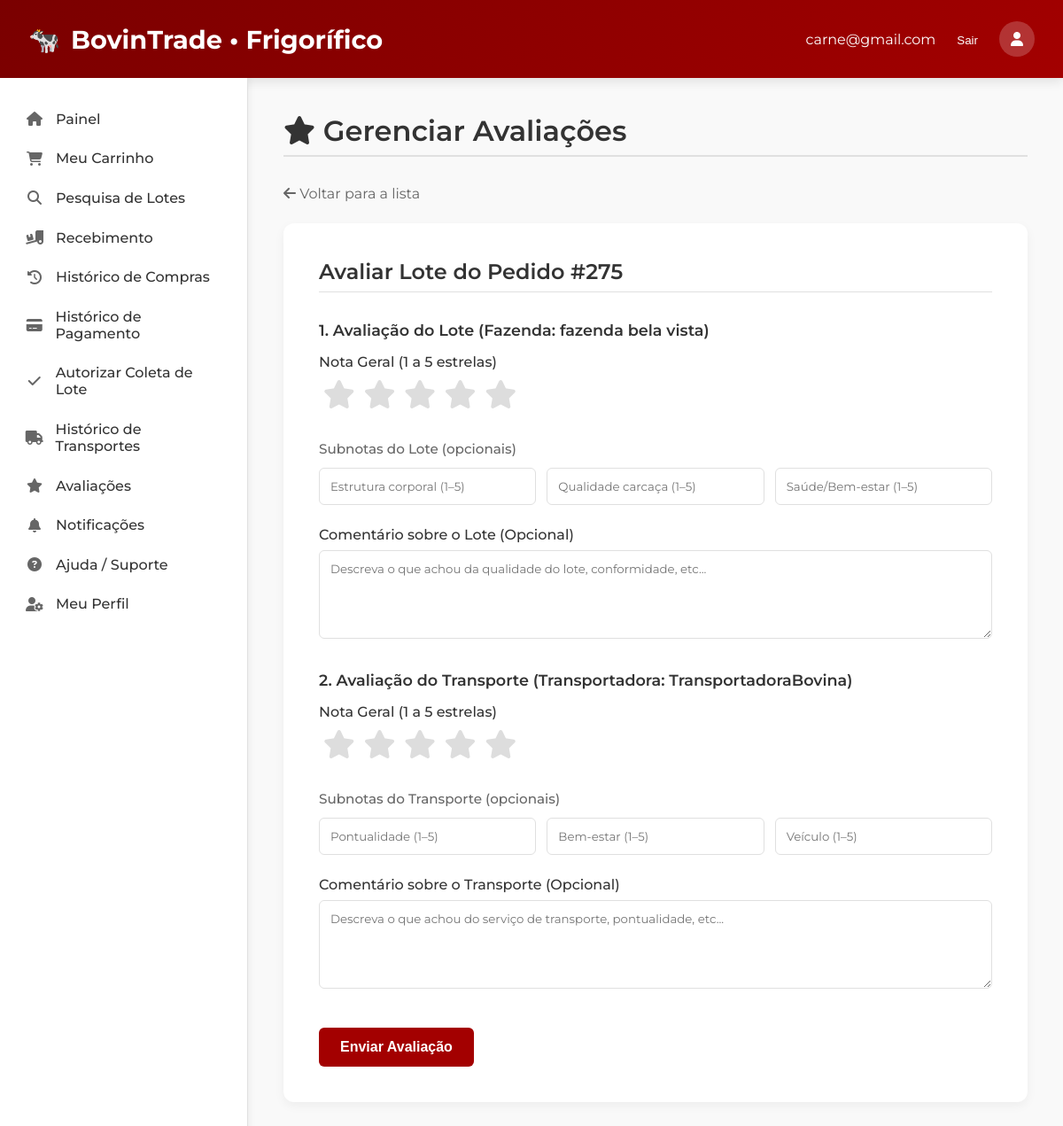
Screenshot of /12-avaliacoes.php?avaliar_item_id=276 (signed in) with the database file from the repository.
### tables this page shows
CREATE TABLE `pedido_itens` (
  `id` bigint(20) UNSIGNED NOT NULL,
  `pedido_id` bigint(20) UNSIGNED NOT NULL,
  `lote_id` bigint(20) UNSIGNED NOT NULL,
  `fazenda_id` bigint(20) UNSIGNED NOT NULL,
  `codigo_lote` varchar(32) NOT NULL,
  `quantidade_cabecas` int(10) UNSIGNED NOT NULL,
  `preco_unitario_cab` decimal(12,2) NOT NULL,
  `valor_total` decimal(12,2) NOT NULL,
  `status` enum('RESERVADO','CONFIRMADO','CANCELADO') NOT NULL DEFAULT 'RESERVADO',
  `created_at` timestamp NOT NULL DEFAULT current_timestamp(),
  `updated_at` timestamp NOT NULL DEFAULT current_timestamp() ON UPDATE current_timestamp()
);

CREATE TABLE `pedidos` (
  `id` bigint(20) UNSIGNED NOT NULL,
  `frigorifico_id` bigint(20) UNSIGNED NOT NULL,
  `status` enum('CRIADO','AGUARDANDO_PAGAMENTO','PAGO','CANCELADO') NOT NULL DEFAULT 'CRIADO',
  `total_itens` decimal(12,2) NOT NULL DEFAULT 0.00,
  `desconto` decimal(12,2) NOT NULL DEFAULT 0.00,
  `frete` decimal(12,2) NOT NULL DEFAULT 0.00,
  `total_pedido` decimal(12,2) NOT NULL DEFAULT 0.00,
  `nf_url` varchar(500) DEFAULT NULL,
  `created_at` timestamp NOT NULL DEFAULT current_timestamp(),
  `updated_at` timestamp NOT NULL DEFAULT current_timestamp() ON UPDATE current_timestamp(),
  `pago_em` datetime DEFAULT NULL,
  `cancelado_em` datetime DEFAULT NULL,
  `status_transporte` varchar(50) DEFAULT 'pendente'
);

CREATE TABLE `usuarios` (
  `id` bigint(20) UNSIGNED NOT NULL,
  `tipo_usuario` enum('FAZENDA','FRIGORIFICO','TRANSPORTADORA') NOT NULL,
  `nome_razao` varchar(255) NOT NULL,
  `email` varchar(255) NOT NULL,
  `telefone` varchar(30) NOT NULL,
  `senha_hash` varchar(255) DEFAULT NULL,
  `cnpj` char(14) DEFAULT NULL,
  `cpf` char(11) DEFAULT NULL,
  `cep` varchar(20) NOT NULL,
  `cidade` varchar(120) NOT NULL,
  `estado` char(2) NOT NULL,
  `bairro` varchar(120) DEFAULT NULL,
  `rua` varchar(255) DEFAULT NULL,
  `numero` varchar(30) DEFAULT NULL,
  `complemento` varchar(255) DEFAULT NULL,
  `latitude` decimal(9,6) DEFAULT NULL,
  `longitude` decimal(9,6) DEFAULT NULL,
  `created_at` timestamp NOT NULL DEFAULT current_timestamp(),
  `updated_at` timestamp NOT NULL DEFAULT current_timestamp() ON UPDATE current_timestamp()
);

### 12-avaliacoes.php (the view, shortened to what this page needs)
<?php
require 'conexao.php';
$u = $_SESSION['usuario'];
$email            = htmlspecialchars($u['email'] ?? '');
$frigorifico_id   = (int)$u['id'];
$modo_avaliacao = false;
$pedido_para_avaliar = null;
try {
    if (isset($_GET['avaliar_item_id'])) {
        $modo_avaliacao = true;
        $pedido_item_id_avaliar = (int)$_GET['avaliar_item_id'];
        $sql = "SELECT
                    p.id AS pedido_id,
                    pi.id AS pedido_item_id,
                    faz.nome_razao AS fazenda_nome,
                    trans.nome_razao AS transportadora_nome
                FROM pedido_itens pi
                JOIN pedidos p ON pi.pedido_id = p.id
                JOIN usuarios faz ON pi.fazenda_id = faz.id
                JOIN transportes t ON t.pedido_id = p.id
                JOIN usuarios trans ON t.transportadora_id = trans.id
                WHERE pi.id = ?
                  AND p.frigorifico_id = ?
                  AND t.status = 'ENTREGUE'";
        $stmt = $conn->prepare($sql);
        $stmt->bind_param('ii', $pedido_item_id_avaliar, $frigorifico_id);
        $stmt->execute();
        $result = $stmt->get_result();
        $pedido_para_avaliar = $result->fetch_assoc();
    }
} catch (Exception $e) {
    if ($conn && $conn->ping()) { $conn->rollback(); }
    if (strpos($e->getMessage(), 'Duplicate entry') !== false) {
        if (strpos($e->getMessage(), 'avaliacoes_lote') !== false) {
            $mensagem_erro = "Erro: Este lote já foi avaliado.";
        } else {
            $mensagem_erro = "Erro: Este item já foi avaliado.";
        }
    } else {
        if (strpos($e->getMessage(), "Unknown column 'al.created_at'") !== false) {
            $mensagem_erro = "Erro de Banco de Dados: A coluna created_at não foi encontrada em avaliacoes_lote. Por favor, execute o comando SQL: ALTER TABLE avaliacoes_lote ADD COLUMN created_at TIMESTAMP NOT NULL DEFAULT CURRENT_TIMESTAMP;";
        } else {
            $mensagem_erro = "Erro de Banco de Dados: " . $e->getMessage();
        }
    }
}
?>
<!DOCTYPE html>
<html lang="pt-br">
<head>
    <link rel="stylesheet" href="https://cdnjs.cloudflare.com/ajax/libs/font-awesome/6.4.0/css/all.min.css">
</head>
<body>
<header>
  <div class="logo">
    🐄
    <span>BovinTrade • Frigorífico</span>
  </div>
  <div class="user-menu">
    <span><?php echo $email; ?></span>
    <form action="logout.php" method="post" style="display:inline;">
      <button type="submit" style="background:none; border:none; color:white; cursor:pointer;">Sair</button>
    </form>
    <div class="user-avatar"><i class="fas fa-user"></i></div>
  </div>
</header>
<div class="container">
  <aside class="sidebar">
   <ul class="sidebar-menu">
  <a href="07-painel-frigorifico.php"
     class="menu-item <?= $current_page === '07-painel-frigorifico.php' ? 'active' : '' ?>">
     <i class="fas fa-home"></i><span>Painel</span>
  </a>
  <a href="meu-carrinho.php"
     class="menu-item <?= $current_page === 'meu-carrinho.php' ? 'active' : '' ?>">
     <i class="fas fa-shopping-cart"></i><span>Meu Carrinho</span>
  </a>
  <a href="pesquisa-lotes.php"
     class="menu-item <?= $current_page === 'pesquisa-lotes.php' ? 'active' : '' ?>">
     <i class="fas fa-search"></i><span>Pesquisa de Lotes</span>
  </a>
  <a href="09-recebimento-lotes.php"
     class="menu-item <?= $current_page === '09-recebimento-lotes.php' ? 'active' : '' ?>">
     <i class="fas fa-truck-loading"></i><span>Recebimento</span>
  </a>
  <a href="10-historico-compras.php"
     class="menu-item <?= $current_page === '10-historico-compras.php' ? 'active' : '' ?>">
     <i class="fas fa-history"></i><span>Histórico de Compras</span>
  </a>
  <a href="11-historico-pagamentos.php"
     class="menu-item <?= $current_page === '11-historico-pagamentos.php' ? 'active' : '' ?>">
     <i class="fas fa-credit-card"></i><span>Histórico de Pagamento</span>
  </a>
 <a href="autorizar-coleta-frig.php"
     class="menu-item <?= $current_page === 'autorizar-coleta-frig.php' ? 'active' : '' ?>">
     <i class="fas fa-check"></i><span>Autorizar Coleta de Lote</span>
  </a>
  <a href="historico-transporte-frig.php"
     class="menu-item <?= $current_page === 'historico-transporte-frig.php' ? 'active' : '' ?>">
     <i class="fas fa-truck"></i><span>Histórico de Transportes</span>
  </a>
  <a href="12-avaliacoes.php"
     class="menu-item <?= $current_page === '12-avaliacoes.php' ? 'active' : '' ?>">
     <i class="fas fa-star"></i><span>Avaliações</span>
  </a>
  <a href="notificacoes-frigorifico.php"
     class="menu-item <?= $current_page === 'notificacoes-frigorifico.php' ? 'active' : '' ?>">
     <i class="fas fa-bell"></i><span>Notificações</span>
  </a>
  <a href="17-ajuda.php"
     class="menu-item <?= $current_page === '17-ajuda.php' ? 'active' : '' ?>">
     <i class="fas fa-question-circle"></i><span>Ajuda / Suporte</span>
  </a>
  <a href="meu-perfil-frigorifico.php"
     class="menu-item <?= $current_page === 'meu-perfil-frigorifico.php' ? 'active' : '' ?>">
     <i class="fas fa-user-cog"></i><span>Meu Perfil</span>
  </a>
</ul>
  </aside>
    <main class="main">
<h1 class="page-title"><i class="fas fa-star"></i> Gerenciar Avaliações</h1>
        <?php if ($modo_avaliacao && $pedido_para_avaliar): ?>
                        <a href="12-avaliacoes.php" class="btn-voltar"><i class="fas fa-arrow-left"></i> Voltar para a lista</a>
            <div class="card">
                <form class="form-avaliacao" action="12-avaliacoes.php" method="POST">
                    <h2>Avaliar Lote do Pedido #<?php echo htmlspecialchars($pedido_para_avaliar['pedido_id']); ?></h2>
                                    <h3>1. Avaliação do Lote (Fazenda: <?php echo htmlspecialchars($pedido_para_avaliar['fazenda_nome']); ?>)</h3>
                    <div class="form-group">
                        <label for="nota_lote">Nota Geral (1 a 5 estrelas)</label>
                        <div class="rating-stars">
                                <input type="radio" id="lote-star5" name="nota_lote" value="5" required><label for="lote-star5" title="5 estrelas"><i class="fas fa-star"></i></label>
                                <input type="radio" id="lote-star4" name="nota_lote" value="4"><label for="lote-star4" title="4 estrelas"><i class="fas fa-star"></i></label>
                                <input type="radio" id="lote-star3" name="nota_lote" value="3"><label for="lote-star3" title="3 estrelas"><i class="fas fa-star"></i></label>
                                <input type="radio" id="lote-star2" name="nota_lote" value="2"><label for="lote-star2" title="2 estrelas"><i class="fas fa-star"></i></label>
                                <input type="radio" id="lote-star1" name="nota_lote" value="1"><label for="lote-star1" title="1 estrela"><i class="fas fa-star"></i></label>
                        </div>
                        <div class="label">Subnotas do Lote (opcionais)</div>
                        <div class="subgrid">
                                <input type="number" min="1" max="5" name="metricas[estrutura_corporal]" placeholder="Estrutura corporal (1–5)">
                                <input type="number" min="1" max="5" name="metricas[qualidade_carcaca]"  placeholder="Qualidade carcaça (1–5)">
                                <input type="number" min="1" max="5" name="metricas[saude_bem_estar]"     placeholder="Saúde/Bem-estar (1–5)">
                        </div>
                    </div>
                    <div class="form-group">
                        <label for="comentario_lote">Comentário sobre o Lote (Opcional)</label>
                        <textarea id="comentario_lote" name="comentario_lote" rows="4" placeholder="Descreva o que achou da qualidade do lote, conformidade, etc..."></textarea>
                    </div>
                                    <h3>2. Avaliação do Transporte (Transportadora: <?php echo htmlspecialchars($pedido_para_avaliar['transportadora_nome'] ?? 'N/D'); ?>)</h3>
                    <div class="form-group">
                        <label for="nota_transporte">Nota Geral (1 a 5 estrelas)</label>
                        <div class="rating-stars">
                                <input type="radio" id="trans-star5" name="nota_transporte" value="5" required><label for="trans-star5" title="5 estrelas"><i class="fas fa-star"></i></label>
                                <input type="radio" id="trans-star4" name="nota_transporte" value="4"><label for="trans-star4" title="4 estrelas"><i class="fas fa-star"></i></label>
                                <input type="radio" id="trans-star3" name="nota_transporte" value="3"><label for="trans-star3" title="3 estrelas"><i class="fas fa-star"></i></label>
                                <input type="radio" id="trans-star2" name="nota_transporte" value="2"><label for="trans-star2" title="2 estrelas"><i class="fas fa-star"></i></label>
                                <input type="radio" id="trans-star1" name="nota_transporte" value="1"><label for="trans-star1" title="1 estrela"><i class="fas fa-star"></i></label>
                        </div>
                        <div class="label">Subnotas do Transporte (opcionais)</div>
                        <div class="subgrid">
                                <input type="number" min="1" max="5" name="metricas[pontualidade]"      placeholder="Pontualidade (1–5)">
                                <input type="number" min="1" max="5" name="metricas[bem_estar_viagem]"  placeholder="Bem-estar (1–5)">
                                <input type="number" min="1" max="5" name="metricas[condicao_veiculo]"  placeholder="Veículo (1–5)">
                        </div>
                    </div>
                    <div class="form-group">
                        <label for="comentario_transporte">Comentário sobre o Transporte (Opcional)</label>
                        <textarea id="comentario_transporte" name="comentario_transporte" rows="4" placeholder="Descreva o que achou do serviço de transporte, pontualidade, etc..."></textarea>
                    </div>
                    <button type="submit" class="btn-submit">Enviar Avaliação</button>
                </form>
            </div>
        <?php endif; ?>
    </main>
</div>
</body>
</html>

### 12-avaliacoes.php (style rules this page uses)
:root { --primary: #a30000; --primary-dark: #7a0000; --text: #333333; --text-light: #666666; --background: #ffffff; --border: #e0e0e0; --background-light: #f9f9f9; }
* { margin:0; padding:0; box-sizing:border-box; }
body { font-family:'Montserrat',sans-serif; background:var(--background-light); color:var(--text); }
header { background:linear-gradient(135deg,var(--primary-dark),var(--primary)); color:white; padding:1.5rem 2rem; display:flex; justify-content:space-between; align-items:center; box-shadow:0 4px 12px rgba(0,0,0,0.1); }
.logo { font-size:1.8rem; font-weight:700; display:flex; align-items:center; gap:0.75rem; }
.user-menu { display:flex; align-items:center; gap:1.5rem; }
.user-avatar { width:40px; height:40px; border-radius:50%; background-color:rgba(255,255,255,0.2); display:flex; align-items:center; justify-content:center; }
.container { display:flex; min-height:calc(100vh - 76px); }
.sidebar { width:280px; background:var(--background); border-right:1px solid var(--border); padding:1.5rem 0; box-shadow:2px 0 8px rgba(0,0,0,0.05); }
.sidebar-menu { list-style:none; }
.menu-item { padding:0.8rem 1.5rem; display:flex; align-items:center; gap:0.75rem; color:var(--text); text-decoration:none; font-weight:500; border-left:3px solid transparent; transition:0.2s; }
.menu-item i { width:24px; text-align:center; color:var(--text-light); }
.main { flex:1; padding:2.5rem; }
.page-title { font-size: 2rem; font-weight: 600; margin-bottom: 2rem; border-bottom: 2px solid var(--border); padding-bottom: 0.5rem; }
.card { background: var(--background); border-radius: 12px; padding: 2.5rem; margin-bottom: 2rem; box-shadow: 0 4px 12px rgba(0,0,0,0.05); }
.form-avaliacao h2 { font-size: 1.5rem; font-weight: 600; margin-bottom: 1rem; padding-bottom: 0.5rem; border-bottom: 1px solid var(--border); }
.form-avaliacao h3 { font-size: 1.1rem; font-weight: 600; margin-top: 2rem; margin-bottom: 1rem; }
.form-group { margin-bottom: 1.5rem; }
.form-group label { display: block; font-weight: 500; margin-bottom: 0.5rem; }
.form-group textarea { width: 100%; padding: 0.75rem; border-radius: 6px; border: 1px solid var(--border); font-family: 'Montserrat', sans-serif; min-height: 100px; }
.btn-submit { background-color: var(--primary); color: white; padding: 0.8rem 1.5rem; border: none; border-radius: 6px; font-weight: 600; font-size: 1rem; cursor: pointer; transition: 0.2s; margin-top: 1rem; }
.btn-voltar { color: var(--text-light); text-decoration: none; margin-bottom: 1.5rem; display: inline-block; }
.rating-stars { display: flex; flex-direction: row-reverse; justify-content: flex-end; }
.rating-stars label { font-size: 2rem; color: #ddd; cursor: pointer; padding: 0 0.15em; transition: 0.2s; }
.form-group .label { font-weight: 500; font-size: 0.95rem; color: var(--text-light); margin-top: 1.5rem; margin-bottom: 0.75rem; }
.form-group .subgrid { display: grid; grid-template-columns: repeat(auto-fit, minmax(140px, 1fr)); gap: 0.75rem; }
.form-group .subgrid input[type="number"] { width: 100%; padding: 0.75rem; border-radius: 6px; border: 1px solid var(--border); font-family: 'Montserrat', sans-serif; }
.form-group .subgrid input[type=number] { -moz-appearance: textfield; }

### rows the page displays
pedido_itens: pedido "275", fazenda.nome_razao "fazenda bela vista", usuarios.nome_razao "TransportadoraBovina"

### other values shown
$email "carne@gmail.com"
